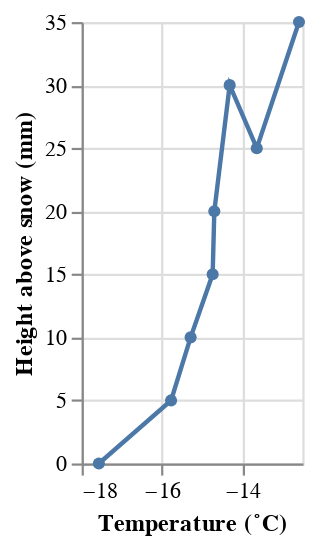

This figure's notebook cell:
### Code cell
src = df.groupby("variable").mean().reset_index()
alt.Chart(src).mark_line(point=True).encode(
    alt.X('value:Q', sort='-y', title='Temperature (˚C)'),
    alt.Y('variable:Q', title='Height above snow (mm)')
).properties(width=100, height=200)

### Figure 1 — Vega-Lite specification as saved in the notebook (floating-point values rounded to 4 significant figures)
{"config": {"view": {"continuousWidth": 300, "continuousHeight": 300}}, "data": {"name": "data-9b16a49e57c43c7b7d12dac1dd0c0453"}, "mark": {"type": "line", "point": true}, "encoding": {"x": {"field": "value", "sort": "-y", "title": "Temperature (˚C)", "type": "quantitative"}, "y": {"field": "variable", "title": "Height above snow (mm)", "type": "quantitative"}}, "height": 200, "width": 100, "$schema": "https://vega.github.io/schema/vega-lite/v5.8.0.json", "datasets": {"data-9b16a49e57c43c7b7d12dac1dd0c0453": [{"variable": 0, "time_seconds": 202.5, "value": -17.57}, {"variable": 5, "time_seconds": 202.5, "value": -15.77}, {"variable": 10, "time_seconds": 202.5, "value": -15.28}, {"variable": 15, "time_seconds": 202.5, "value": -14.74}, {"variable": 20, "time_seconds": 202.5, "value": -14.69}, {"variable": 25, "time_seconds": 202.5, "value": -13.64}, {"variable": 30, "time_seconds": 202.5, "value": -14.31}, {"variable": 35, "time_seconds": 202.5, "value": -12.58}]}}
